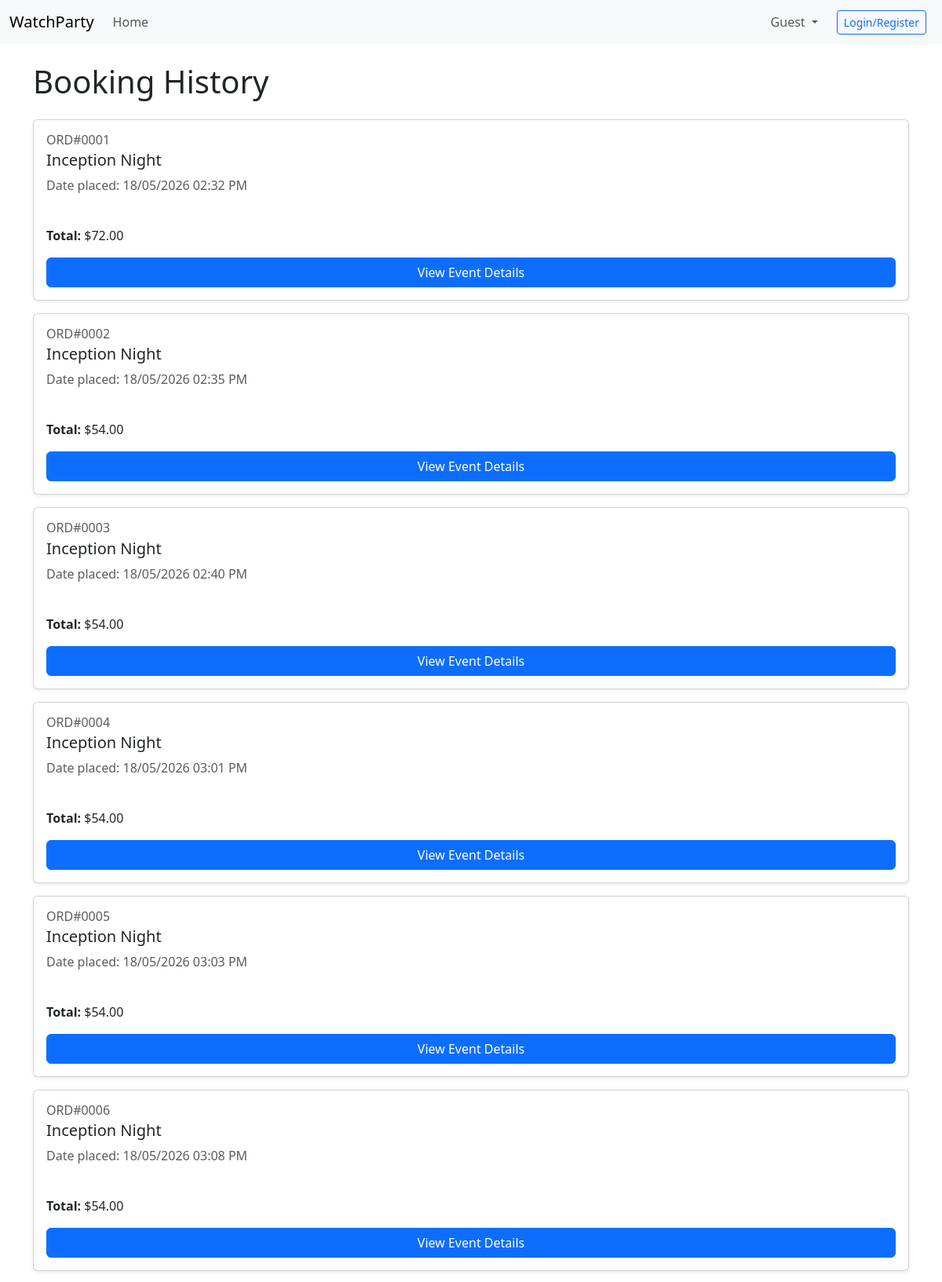
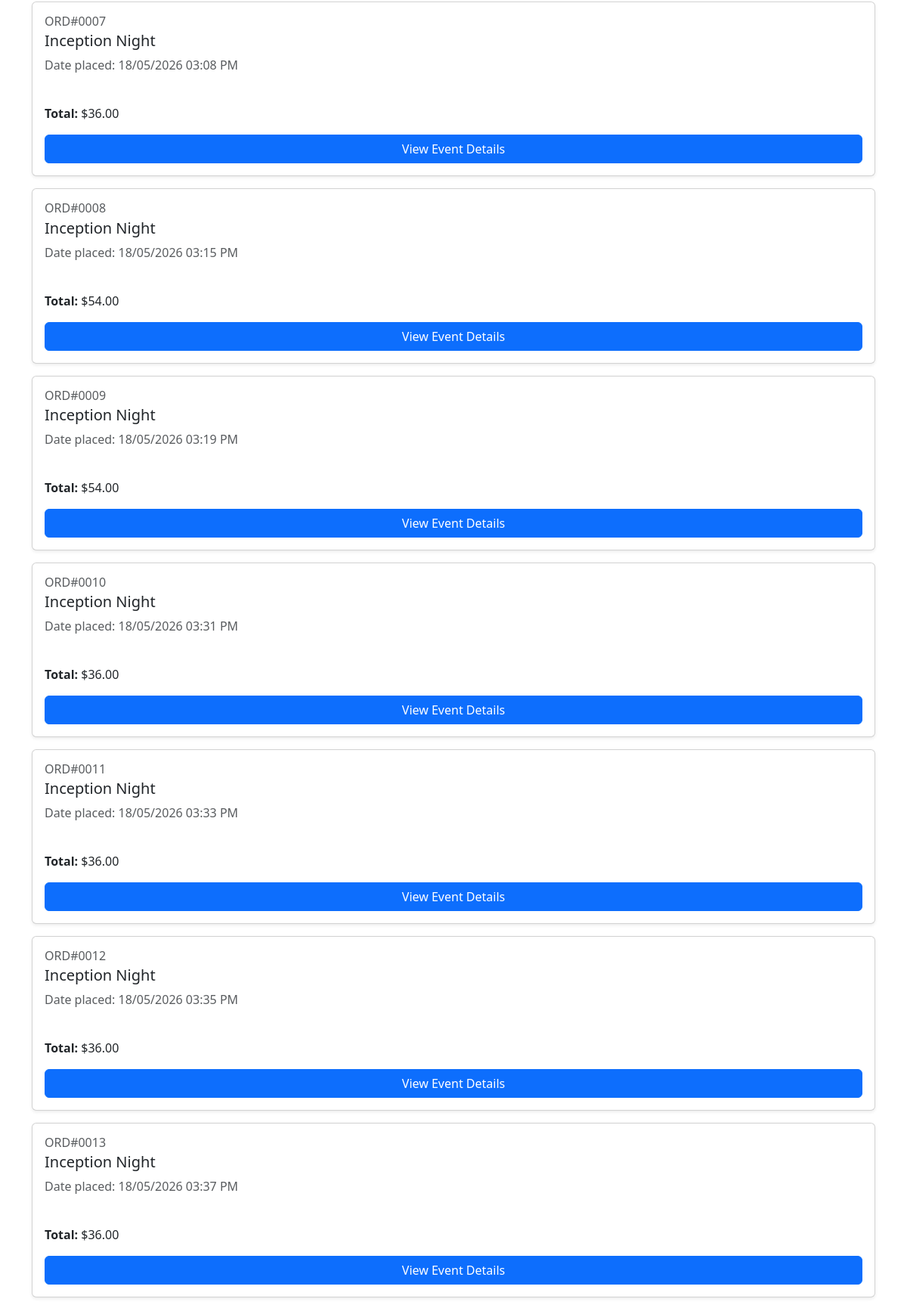
Screenshot of /bookings (upper part) with the database file from the repository (2 pictures, top to bottom).
### website/models.py (models this page shows)
class Booking(db.Model):
    __tablename__ = 'booking'
    id = db.Column(db.Integer, primary_key=True)
    quantity = db.Column(db.Integer, nullable=False, default=1)
    created_at = db.Column(db.DateTime, default=datetime.utcnow)
    user_id = db.Column(db.Integer, db.ForeignKey('user.id'), nullable=False)
    event_id = db.Column(db.Integer, db.ForeignKey('event.id'), nullable=False)

class Event(db.Model):
    __tablename__ = 'event'
    id = db.Column(db.Integer, primary_key=True)
    title = db.Column(db.String(150), nullable=False)
    description = db.Column(db.Text, nullable=False)
    genre = db.Column(db.String(50))
    rating = db.Column(db.String(10))
    ticket_price = db.Column(db.Float)
    tickets_available = db.Column(db.Integer)
    location = db.Column(db.String(120), nullable=False)
    date = db.Column(db.DateTime)
    image = db.Column(db.String(255))
    comments = db.relationship('Comment', backref='event', lazy=True)
    orders = db.relationship('Booking', backref='event', lazy=True)

### website/bookings.py (the view)
@bookings_bp.route('/bookings', methods = ['GET'])
def show_bookings():
    bookings = Booking.query.all()
    return render_template('booking_history.html', bookings=bookings)

### website/templates/booking_history.html
{% extends "base.html" %}
{% block content %}
<div class="container mt-4">
    <h1 class="mb-4">Booking History</h1>
    <div class="row g-4">
        <div class="col-12">
            {% if bookings %}
            {% for booking in bookings %}
            <div class="card shadow-sm mb-3">
                <div class="card-body d-flex flex-column">
                    <h6 class="text-muted mb-1">ORD#{{ "%04d"|format(booking.id) }}</h6>
                    <h5 class="card-title">{{ booking.event.title }}</h5>
                    <p class="text-body-secondary mb-2">
                        Date placed: {{ booking.created_at.strftime('%d/%m/%Y %I:%M %p') }}
                    </p>
                    <ul class="list-group list-group-flush mb-3">
                        <li class="list-group-item px-0"></li>
                    </ul>
                    <p class="mt-auto"><b>Total:</b> ${{ "%.2f"|format(booking.quantity * booking.event.ticket_price) }}</p>
                    <a href="{{ url_for('main.event_detail', event_id=booking.event.id) }}" class="btn btn-primary">View Event Details</a>
                </div>
            </div>
            {% endfor %}
            {% else %}
            <div class="container vh-100 d-flex justify-content-center align-items-center">
                <h1 class="display-3 text-muted text-center">
                    No bookings found
                </h1>
            </div>
            {% endif %}
        </div>
    </div>
</div>
    {% endblock %}

### rows the page displays
Booking: id "0001", event "Inception Night", created_at "18/05/2026 02:32 PM", booking.quantity*booking.event.ticket_price "72.00"
Booking: id "0002", event "Inception Night", created_at "18/05/2026 02:35 PM", booking.quantity*booking.event.ticket_price "54.00"
Booking: id "0003", event "Inception Night", created_at "18/05/2026 02:40 PM", booking.quantity*booking.event.ticket_price "54.00"
Booking: id "0004", event "Inception Night", created_at "18/05/2026 03:01 PM", booking.quantity*booking.event.ticket_price "54.00"
Booking: id "0005", event "Inception Night", created_at "18/05/2026 03:03 PM", booking.quantity*booking.event.ticket_price "54.00"
Booking: id "0006", event "Inception Night", created_at "18/05/2026 03:08 PM", booking.quantity*booking.event.ticket_price "54.00"
Booking: id "0007", event "Inception Night", created_at "18/05/2026 03:08 PM", booking.quantity*booking.event.ticket_price "36.00"
Booking: id "0008", event "Inception Night", created_at "18/05/2026 03:15 PM", booking.quantity*booking.event.ticket_price "54.00"
Booking: id "0009", event "Inception Night", created_at "18/05/2026 03:19 PM", booking.quantity*booking.event.ticket_price "54.00"
Booking: id "0010", event "Inception Night", created_at "18/05/2026 03:31 PM", booking.quantity*booking.event.ticket_price "36.00"
Booking: id "0011", event "Inception Night", created_at "18/05/2026 03:33 PM", booking.quantity*booking.event.ticket_price "36.00"
Booking: id "0012", event "Inception Night", created_at "18/05/2026 03:35 PM", booking.quantity*booking.event.ticket_price "36.00"
Booking: id "0013", event "Inception Night", created_at "18/05/2026 03:37 PM", booking.quantity*booking.event.ticket_price "36.00"
